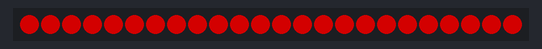
Bench run of a program on a simulated BBC micro:bit (MakeCode). On the bench: 24 RGB LEDs in strip order, left to right. Dim RGB values are drawn brighter than linear.

Above: at 0.1 s.
At 1.1 s:
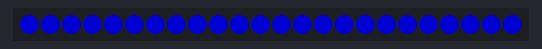
At 2.6 s:
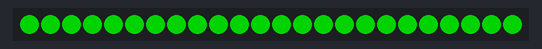
At 5.6 s:
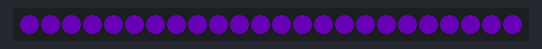
At 22.8 s:
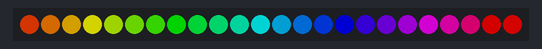
At 39.94 s:
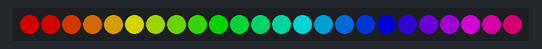

Measured:
- what the display in image 1 shows lasts 0.5 s, from 1.0 s to 1.5 s

The program:

main.ts
```typescript
let strip: neopixel.Strip = null
basic.forever(function () {
    strip = neopixel.create(DigitalPin.P2, 24, NeoPixelMode.RGB)
    strip.clear()
    for (let index = 0; index < 3; index++) {
        strip.showColor(neopixel.colors(NeoPixelColors.Red))
        basic.pause(500)
        strip.showColor(neopixel.colors(NeoPixelColors.Green))
        basic.pause(500)
        strip.showColor(neopixel.colors(NeoPixelColors.Blue))
        basic.pause(500)
        strip.showColor(neopixel.colors(NeoPixelColors.Indigo))
        basic.pause(500)
    }
    strip.showRainbow(1, 360)
    while (true) {
        strip.rotate(1)
        strip.show()
        basic.pause(100)
    }
})
```

test.ts
```typescript
// Hier kann man Tests durchführen; diese Datei wird nicht kompiliert, wenn dieses Paket als Erweiterung verwendet wird.
```
